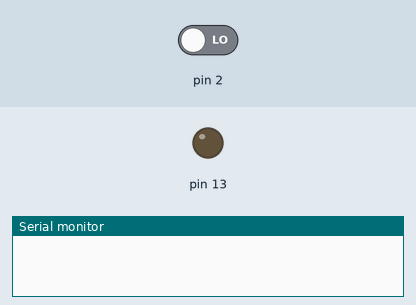
The sketch below on a simulated Arduino Uno, built with avr-gcc and run on an emulated ATmega328P. Shown: output pins drawn as LEDs (lit = HIGH), the last lines printed to the serial monitor. The inputs (shaded band) are chosen by the test bench; at power-on: pin 2 LOW.

Above: at 1.2 s.
1.3 s: pin 2 driven HIGH
At 2.3 s:
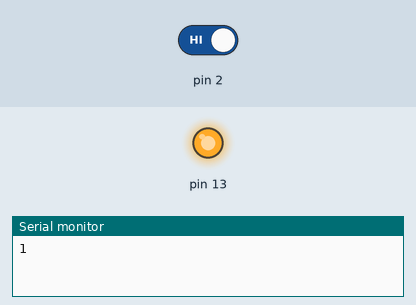
2.8 s: pin 2 driven LOW
At 3.4 s:
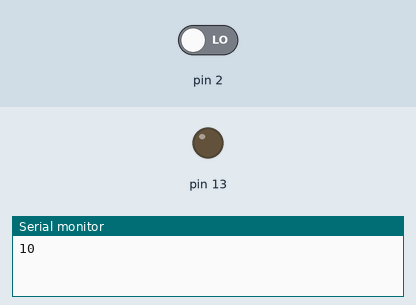
Timing chart, 0 to 5.8 s (numbered marks = the images above; inputs shaded):
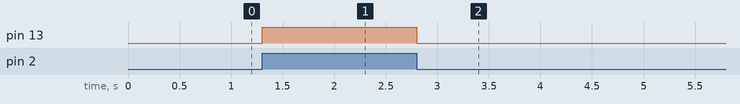

Measured:
- after the input at 1.3 s, pin 13: LOW → HIGH at once
- after the input at 2.8 s, pin 13: HIGH → LOW at once

The sketch:

sketch.ino
```cpp
static const int sBaudRate = 9600;

enum Pin {
  LED = 13,
  PIR = 2
};

bool motionDetected = false;

void setup()
{
  Serial.begin(sBaudRate);

  pinMode(Pin::LED, OUTPUT);
  pinMode(Pin::PIR, INPUT);

  attachInterrupt(digitalPinToInterrupt(Pin::PIR), toggleLED, CHANGE);
}

void loop()
{
}

void toggleLED() {
  motionDetected = !motionDetected;

  Serial.print(motionDetected);

  digitalWrite(Pin::LED, motionDetected ? HIGH : LOW);
}
```
